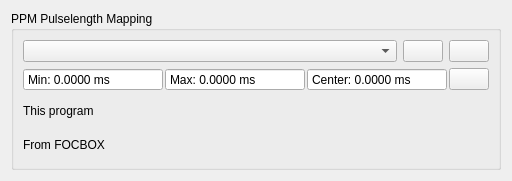
<?xml version="1.0" encoding="UTF-8"?>
<ui version="4.0">
 <class>PpmMap</class>
 <widget class="QWidget" name="PpmMap">
  <property name="geometry">
   <rect>
    <x>0</x>
    <y>0</y>
    <width>512</width>
    <height>181</height>
   </rect>
  </property>
  <property name="windowTitle">
   <string>Form</string>
  </property>
  <layout class="QVBoxLayout" name="verticalLayout_2">
   <item>
    <widget class="QGroupBox" name="groupBox">
     <property name="title">
      <string>PPM Pulselength Mapping</string>
     </property>
     <layout class="QVBoxLayout" name="verticalLayout">
      <item>
       <layout class="QHBoxLayout" name="horizontalLayout">
        <item>
         <widget class="QComboBox" name="controlTypeBox">
          <property name="toolTip">
           <string>Choose the control type. Some control types have centered input, some don't.</string>
          </property>
         </widget>
        </item>
        <item>
         <widget class="QPushButton" name="helpButton">
          <property name="sizePolicy">
           <sizepolicy hsizetype="Fixed" vsizetype="Fixed">
            <horstretch>0</horstretch>
            <verstretch>0</verstretch>
           </sizepolicy>
          </property>
          <property name="toolTip">
           <string>Show help</string>
          </property>
          <property name="text">
           <string/>
          </property>
          <property name="icon">
           <iconset resource="../res.qrc">
            <normaloff>:/res/icons/Help-96.png</normaloff>:/res/icons/Help-96.png</iconset>
          </property>
         </widget>
        </item>
        <item>
         <widget class="QPushButton" name="applyButton">
          <property name="sizePolicy">
           <sizepolicy hsizetype="Fixed" vsizetype="Fixed">
            <horstretch>0</horstretch>
            <verstretch>0</verstretch>
           </sizepolicy>
          </property>
          <property name="toolTip">
           <string>Apply min, max and center to This programconfiguration</string>
          </property>
          <property name="text">
           <string/>
          </property>
          <property name="icon">
           <iconset resource="../res.qrc">
            <normaloff>:/res/icons/apply.png</normaloff>:/res/icons/apply.png</iconset>
          </property>
          <property name="iconSize">
           <size>
            <width>45</width>
            <height>16</height>
           </size>
          </property>
         </widget>
        </item>
       </layout>
      </item>
      <item>
       <layout class="QHBoxLayout" name="horizontalLayout_2">
        <property name="spacing">
         <number>2</number>
        </property>
        <item>
         <widget class="QDoubleSpinBox" name="minBox">
          <property name="toolTip">
           <string>Measured minimum pulselength</string>
          </property>
          <property name="readOnly">
           <bool>true</bool>
          </property>
          <property name="buttonSymbols">
           <enum>QAbstractSpinBox::NoButtons</enum>
          </property>
          <property name="prefix">
           <string>Min: </string>
          </property>
          <property name="suffix">
           <string> ms</string>
          </property>
          <property name="decimals">
           <number>4</number>
          </property>
          <property name="maximum">
           <double>100.000000000000000</double>
          </property>
          <property name="singleStep">
           <double>0.010000000000000</double>
          </property>
         </widget>
        </item>
        <item>
         <widget class="QDoubleSpinBox" name="maxBox">
          <property name="toolTip">
           <string>Measured maximum pulselength</string>
          </property>
          <property name="readOnly">
           <bool>true</bool>
          </property>
          <property name="buttonSymbols">
           <enum>QAbstractSpinBox::NoButtons</enum>
          </property>
          <property name="prefix">
           <string>Max: </string>
          </property>
          <property name="suffix">
           <string> ms</string>
          </property>
          <property name="decimals">
           <number>4</number>
          </property>
          <property name="maximum">
           <double>100.000000000000000</double>
          </property>
          <property name="singleStep">
           <double>0.010000000000000</double>
          </property>
         </widget>
        </item>
        <item>
         <widget class="QDoubleSpinBox" name="centerBox">
          <property name="readOnly">
           <bool>true</bool>
          </property>
          <property name="buttonSymbols">
           <enum>QAbstractSpinBox::NoButtons</enum>
          </property>
          <property name="prefix">
           <string>Center: </string>
          </property>
          <property name="suffix">
           <string> ms</string>
          </property>
          <property name="decimals">
           <number>4</number>
          </property>
         </widget>
        </item>
        <item>
         <widget class="QPushButton" name="resetButton">
          <property name="sizePolicy">
           <sizepolicy hsizetype="Fixed" vsizetype="Fixed">
            <horstretch>0</horstretch>
            <verstretch>0</verstretch>
           </sizepolicy>
          </property>
          <property name="toolTip">
           <string>Reset min and max</string>
          </property>
          <property name="text">
           <string/>
          </property>
          <property name="icon">
           <iconset resource="../res.qrc">
            <normaloff>:/res/icons/Restart-96.png</normaloff>:/res/icons/Restart-96.png</iconset>
          </property>
         </widget>
        </item>
       </layout>
      </item>
      <item>
       <layout class="QGridLayout" name="gridLayout" columnstretch="0,1">
        <item row="0" column="0">
         <widget class="QLabel" name="label">
          <property name="toolTip">
           <string>This programpreview with the current settings.</string>
          </property>
          <property name="text">
           <string>This program</string>
          </property>
         </widget>
        </item>
        <item row="0" column="1">
         <widget class="DisplayPercentage" name="display" native="true">
          <property name="minimumSize">
           <size>
            <width>0</width>
            <height>25</height>
           </size>
          </property>
          <property name="toolTip">
           <string>This programpreview with the current settings.</string>
          </property>
         </widget>
        </item>
        <item row="1" column="0">
         <widget class="QLabel" name="label_2">
          <property name="toolTip">
           <string>Current FOCBOX output. Will be updated after writing the app configuration.</string>
          </property>
          <property name="text">
           <string>From FOCBOX</string>
          </property>
         </widget>
        </item>
        <item row="1" column="1">
         <widget class="DisplayPercentage" name="displayVesc" native="true">
          <property name="minimumSize">
           <size>
            <width>0</width>
            <height>25</height>
           </size>
          </property>
          <property name="toolTip">
           <string>Current FOCBOX output. Will be updated after writing the app configuration.</string>
          </property>
         </widget>
        </item>
       </layout>
      </item>
     </layout>
     <zorder>display</zorder>
     <zorder>controlTypeBox</zorder>
     <zorder>resetButton</zorder>
     <zorder>helpButton</zorder>
     <zorder>applyButton</zorder>
     <zorder>centerBox</zorder>
     <zorder>label</zorder>
     <zorder>label_2</zorder>
     <zorder>displayVesc</zorder>
    </widget>
   </item>
  </layout>
 </widget>
 <customwidgets>
  <customwidget>
   <class>DisplayPercentage</class>
   <extends>QWidget</extends>
   <header>widgets/displaypercentage.h</header>
   <container>1</container>
  </customwidget>
 </customwidgets>
 <resources>
  <include location="../res.qrc"/>
 </resources>
 <connections/>
</ui>
